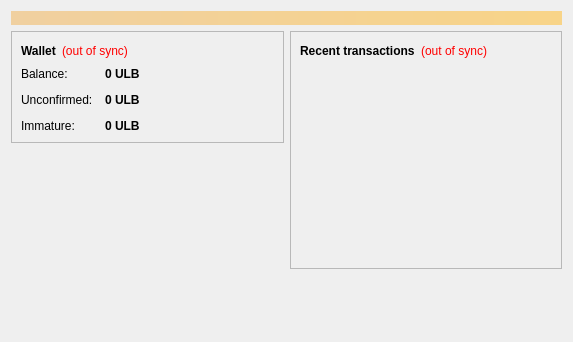
<?xml version="1.0" encoding="UTF-8"?>
<ui version="4.0">
 <class>OverviewPage</class>
 <widget class="QWidget" name="OverviewPage">
  <property name="geometry">
   <rect>
    <x>0</x>
    <y>0</y>
    <width>573</width>
    <height>342</height>
   </rect>
  </property>
  <property name="windowTitle">
   <string>Form</string>
  </property>
  <layout class="QVBoxLayout" name="topLayout">
   <item>
    <widget class="QLabel" name="labelAlerts">
     <property name="visible">
      <bool>false</bool>
     </property>
     <property name="styleSheet">
      <string notr="true">background-color: qlineargradient(x1: 0, y1: 0, x2: 1, y2: 0, stop:0 #F0D0A0, stop:1 #F8D488); color:#000000;</string>
     </property>
     <property name="wordWrap">
      <bool>true</bool>
     </property>
     <property name="margin">
      <number>3</number>
     </property>
    </widget>
   </item>
   <item>
    <layout class="QHBoxLayout" name="horizontalLayout" stretch="1,1">
     <item>
      <layout class="QVBoxLayout" name="verticalLayout_2">
       <item>
        <widget class="QFrame" name="frame">
         <property name="frameShape">
          <enum>QFrame::StyledPanel</enum>
         </property>
         <property name="frameShadow">
          <enum>QFrame::Raised</enum>
         </property>
         <layout class="QVBoxLayout" name="verticalLayout_4">
          <item>
           <layout class="QHBoxLayout" name="horizontalLayout_4">
            <item>
             <widget class="QLabel" name="label_5">
              <property name="font">
               <font>
                <weight>75</weight>
                <bold>true</bold>
               </font>
              </property>
              <property name="text">
               <string>Wallet</string>
              </property>
             </widget>
            </item>
            <item>
             <widget class="QLabel" name="labelWalletStatus">
              <property name="toolTip">
               <string>The displayed information may be out of date. Your wallet automatically synchronizes with the UltimateBitcoin network after a connection is established, but this process has not completed yet.</string>
              </property>
              <property name="styleSheet">
               <string notr="true">QLabel { color: red; }</string>
              </property>
              <property name="text">
               <string notr="true">(out of sync)</string>
              </property>
              <property name="alignment">
               <set>Qt::AlignLeading|Qt::AlignLeft|Qt::AlignVCenter</set>
              </property>
             </widget>
            </item>
            <item>
             <spacer name="horizontalSpacer_2">
              <property name="orientation">
               <enum>Qt::Horizontal</enum>
              </property>
              <property name="sizeHint" stdset="0">
               <size>
                <width>40</width>
                <height>20</height>
               </size>
              </property>
             </spacer>
            </item>
           </layout>
          </item>
          <item>
           <layout class="QFormLayout" name="formLayout_2">
            <property name="fieldGrowthPolicy">
             <enum>QFormLayout::AllNonFixedFieldsGrow</enum>
            </property>
            <property name="horizontalSpacing">
             <number>12</number>
            </property>
            <property name="verticalSpacing">
             <number>12</number>
            </property>
            <item row="0" column="0">
             <widget class="QLabel" name="label">
              <property name="text">
               <string>Balance:</string>
              </property>
             </widget>
            </item>
            <item row="0" column="1">
             <widget class="QLabel" name="labelBalance">
              <property name="font">
               <font>
                <weight>75</weight>
                <bold>true</bold>
               </font>
              </property>
              <property name="cursor">
               <cursorShape>IBeamCursor</cursorShape>
              </property>
              <property name="toolTip">
               <string>Your current balance</string>
              </property>
              <property name="text">
               <string notr="true">0 ULB</string>
              </property>
              <property name="textInteractionFlags">
               <set>Qt::LinksAccessibleByMouse|Qt::TextSelectableByKeyboard|Qt::TextSelectableByMouse</set>
              </property>
             </widget>
            </item>
            <item row="1" column="0">
             <widget class="QLabel" name="label_3">
              <property name="text">
               <string>Unconfirmed:</string>
              </property>
             </widget>
            </item>
            <item row="1" column="1">
             <widget class="QLabel" name="labelUnconfirmed">
              <property name="font">
               <font>
                <weight>75</weight>
                <bold>true</bold>
               </font>
              </property>
              <property name="cursor">
               <cursorShape>IBeamCursor</cursorShape>
              </property>
              <property name="toolTip">
               <string>Total of transactions that have yet to be confirmed, and do not yet count toward the current balance</string>
              </property>
              <property name="text">
               <string notr="true">0 ULB</string>
              </property>
              <property name="textInteractionFlags">
               <set>Qt::LinksAccessibleByMouse|Qt::TextSelectableByKeyboard|Qt::TextSelectableByMouse</set>
              </property>
             </widget>
            </item>
            <item row="2" column="0">
             <widget class="QLabel" name="labelImmatureText">
              <property name="text">
               <string>Immature:</string>
              </property>
             </widget>
            </item>
            <item row="2" column="1">
             <widget class="QLabel" name="labelImmature">
              <property name="font">
               <font>
                <weight>75</weight>
                <bold>true</bold>
               </font>
              </property>
              <property name="toolTip">
               <string>Mined balance that has not yet matured</string>
              </property>
              <property name="text">
               <string notr="true">0 ULB</string>
              </property>
              <property name="textInteractionFlags">
               <set>Qt::LinksAccessibleByMouse|Qt::TextSelectableByKeyboard|Qt::TextSelectableByMouse</set>
              </property>
             </widget>
            </item>
           </layout>
          </item>
         </layout>
        </widget>
       </item>
       <item>
        <spacer name="verticalSpacer">
         <property name="orientation">
          <enum>Qt::Vertical</enum>
         </property>
         <property name="sizeHint" stdset="0">
          <size>
           <width>20</width>
           <height>40</height>
          </size>
         </property>
        </spacer>
       </item>
        <item>
         <widget class="QLabel" name="label_wallet_bgcoin">
          <property name="text">
           <string/>
          </property>
          <property name="pixmap">
           <pixmap resource="../bitcoin.qrc">:/images/wallet_bgcoin</pixmap>
          </property>
          <property name="scaledContents">
           <bool>false</bool>
          </property>
          <property name="alignment">
           <set>Qt::AlignCenter</set>
          </property>
          <property name="margin">
           <number>-2</number>
          </property>
         </widget>
        </item>
        <item>
         <widget class="QLabel" name="label_6">
          <property name="text">
           <string/>
          </property>
         </widget>
        </item>
      </layout>
     </item>
     <item>
      <layout class="QVBoxLayout" name="verticalLayout_3">
       <item>
        <widget class="QFrame" name="frame_2">
         <property name="frameShape">
          <enum>QFrame::StyledPanel</enum>
         </property>
         <property name="frameShadow">
          <enum>QFrame::Raised</enum>
         </property>
         <layout class="QVBoxLayout" name="verticalLayout">
          <item>
           <layout class="QHBoxLayout" name="horizontalLayout_2">
            <item>
             <widget class="QLabel" name="label_4">
              <property name="text">
               <string>&lt;b&gt;Recent transactions&lt;/b&gt;</string>
              </property>
             </widget>
            </item>
            <item>
             <widget class="QLabel" name="labelTransactionsStatus">
              <property name="toolTip">
               <string>The displayed information may be out of date. Your wallet automatically synchronizes with the UltimateBitcoin network after a connection is established, but this process has not completed yet.</string>
              </property>
              <property name="styleSheet">
               <string notr="true">QLabel { color: red; }</string>
              </property>
              <property name="text">
               <string notr="true">(out of sync)</string>
              </property>
              <property name="alignment">
               <set>Qt::AlignRight|Qt::AlignTrailing|Qt::AlignVCenter</set>
              </property>
             </widget>
            </item>
            <item>
             <spacer name="horizontalSpacer">
              <property name="orientation">
               <enum>Qt::Horizontal</enum>
              </property>
              <property name="sizeHint" stdset="0">
               <size>
                <width>40</width>
                <height>20</height>
               </size>
              </property>
             </spacer>
            </item>
           </layout>
          </item>
          <item>
           <widget class="QListView" name="listTransactions">
            <property name="styleSheet">
             <string notr="true">QListView { background: transparent; }</string>
            </property>
            <property name="frameShape">
             <enum>QFrame::NoFrame</enum>
            </property>
            <property name="verticalScrollBarPolicy">
             <enum>Qt::ScrollBarAlwaysOff</enum>
            </property>
            <property name="horizontalScrollBarPolicy">
             <enum>Qt::ScrollBarAlwaysOff</enum>
            </property>
            <property name="selectionMode">
             <enum>QAbstractItemView::NoSelection</enum>
            </property>
           </widget>
          </item>
         </layout>
        </widget>
       </item>
       <item>
        <spacer name="verticalSpacer_2">
         <property name="orientation">
          <enum>Qt::Vertical</enum>
         </property>
         <property name="sizeHint" stdset="0">
          <size>
           <width>20</width>
           <height>40</height>
          </size>
         </property>
        </spacer>
       </item>
      </layout>
     </item>
    </layout>
   </item>
  </layout>
 </widget>
 <resources/>
 <connections/>
</ui>
